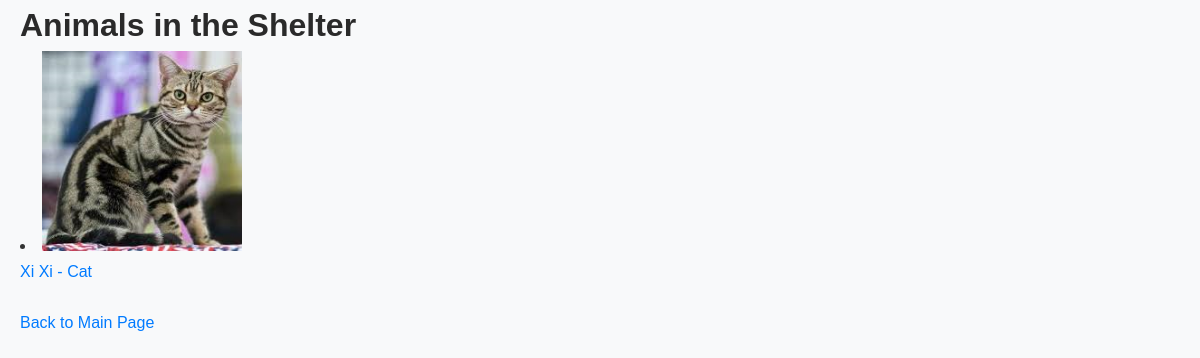
Before: /animals/ with the older database file.
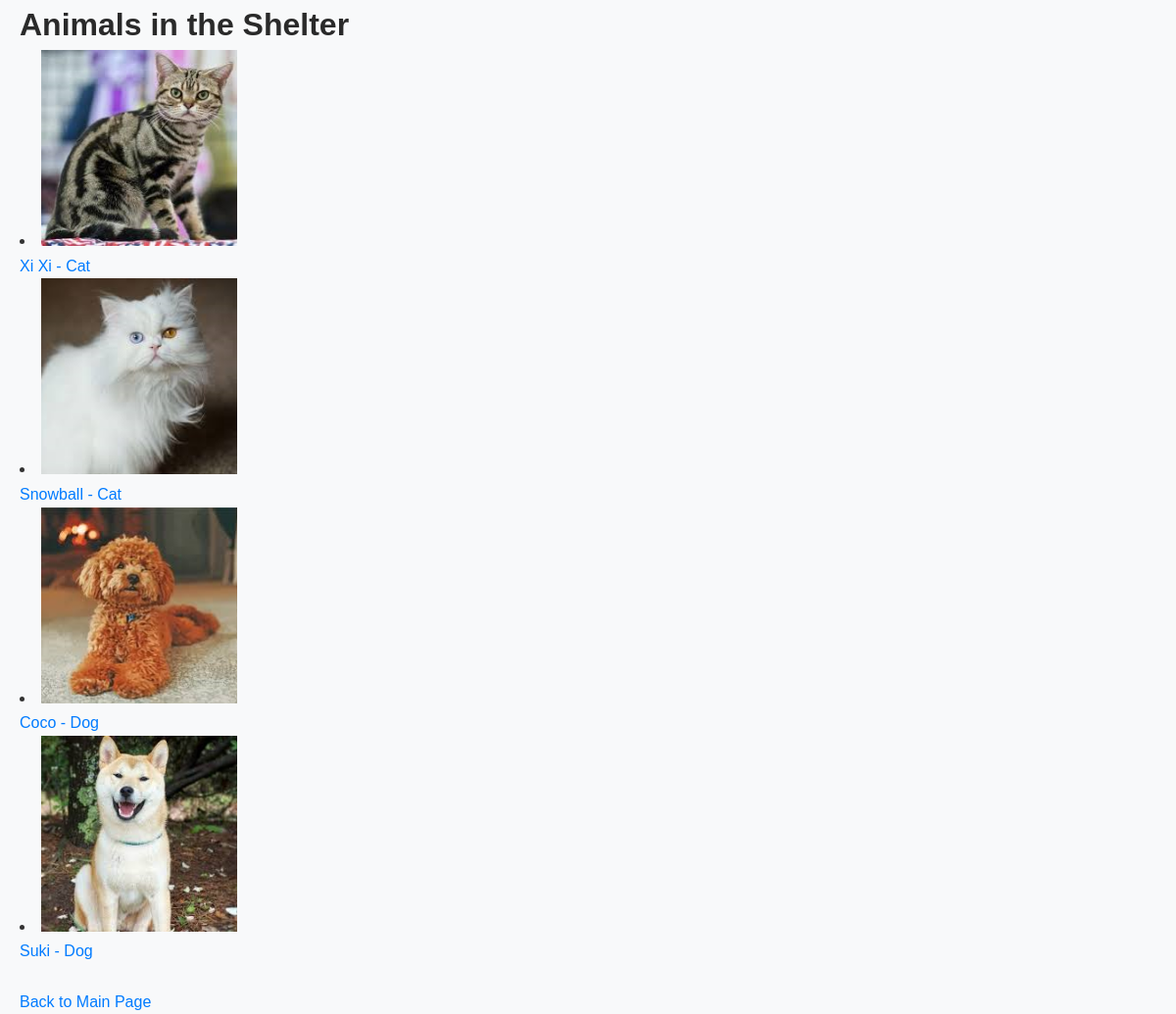
After: the same page with the newer database file.
### shelterapp/models.py (models this page shows, shortened)
class Animal(models.Model):
    animalID = models.AutoField(primary_key=True)
    name = models.CharField(max_length=100)
    species = models.CharField(max_length=100)
    breed = models.CharField(max_length=100)
    age = models.IntegerField()
    gender = models.CharField(max_length=10)
    dateOfArrival = models.DateField()
    adoptedOrNot = models.IntegerField()
    healthStatus = models.CharField(max_length=100)
    description = models.TextField()
    locationID = models.IntegerField()
    reasonForIntake = models.CharField(max_length=100)
    adoptionFee = models.IntegerField()

### shelterapp/views.py (the view)
# urls.py: path('animals/', views.view_animals, name='view_animals'),  # View list of animals
def view_animals(request):
    animals = Animal.objects.all()
    return render(request, 'view_animals.html', {'animals': animals})

### shelterapp/templates/view_animals.html (shortened to what this page needs)
<!DOCTYPE html>
<html lang="en">
<head>
    {% load static %}
    <link rel="stylesheet" href="{% static 'shelterapp/css/style.css' %}">
</head>
<body>
    <h1>Animals in the Shelter</h1>
    <table>
        {% for animal in animals %}
            <li>
                <img src="{% static 'shelterapp/images/animals/' %}{{ animal.animalID }}.png" alt="{{ animal.name }}" width="200" height="200">
                <br>
                <a href="{% url 'animal_profile' animal.animalID %}">
                    {{ animal.name }} - {{ animal.species }}
                </a>
            </li>
        {% empty %}
        <tr>
            <td colspan="11">No animals available.</td>
        </tr>
        {% endfor %}
    </table>
    <br>
    <a href="{% url 'default_page' %}">Back to Main Page</a>
</body>
</html>

Changed rows visible on the page:
added Animal: shows a picture, name "Snowball", species "Cat"
added Animal: shows a picture, name "Coco", species "Dog"
added Animal: shows a picture, name "Suki", species "Dog"
